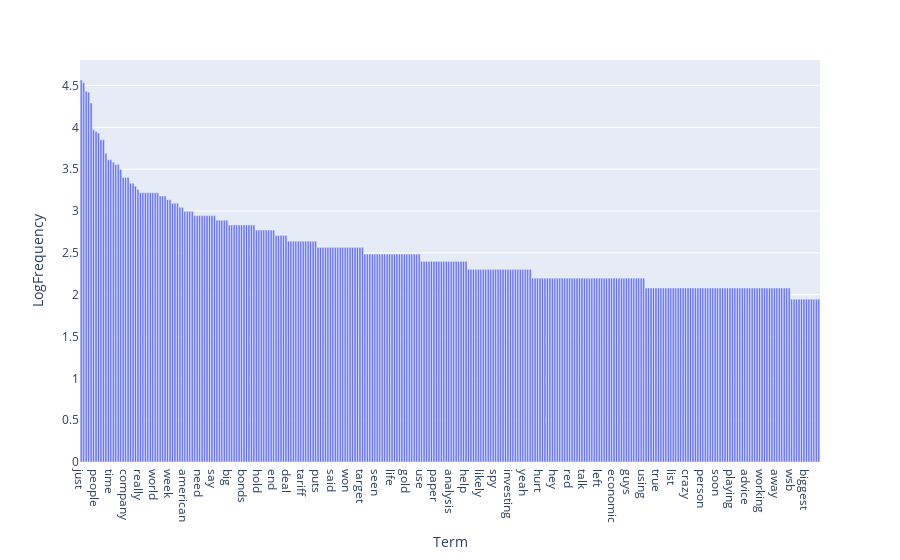

Notebook source saved alongside this figure:
### Markdown cell above
#### Log Transformation
The frequency distribution is heavily skewed. Applying a log transformation helps to visualize the differences between less frequent words more clearly.

### Code cell
# Apply a log transformation to the frequency
# We add 1 to avoid taking the log of zero
term_freq_df_sorted['LogFrequency'] = term_freq_df_sorted['Frequency'].apply(lambda x: math.log(x + 1))

# Plot the log-transformed frequencies of the top 50 terms
fig = px.bar(term_freq_df_sorted.head(300), x="Term", y="LogFrequency")

fig.show()

### Figure 1 — Plotly figure (JSON) as saved in the notebook; plotly's stock layout.template omitted (floating-point values rounded to 4 significant figures; data arrays with more than 128 entries replaced by an {"elided": "..."} marker saying what was removed)
{"data": [{"hovertemplate": "Term=%{x}<br>LogFrequency=%{y}<extra></extra>", "legendgroup": "", "marker": {"color": "#636efa", "pattern": {"shape": ""}}, "name": "", "orientation": "v", "showlegend": false, "textposition": "auto", "type": "bar", "x": {"elided": "300 str values"}, "xaxis": "x", "y": {"elided": "300 float values"}, "yaxis": "y"}], "layout": {"barmode": "relative", "legend": {"tracegroupgap": 0}, "margin": {"t": 60}, "xaxis": {"anchor": "y", "domain": [0, 1], "title": {"text": "Term"}}, "yaxis": {"anchor": "x", "domain": [0, 1], "title": {"text": "LogFrequency"}}}}
